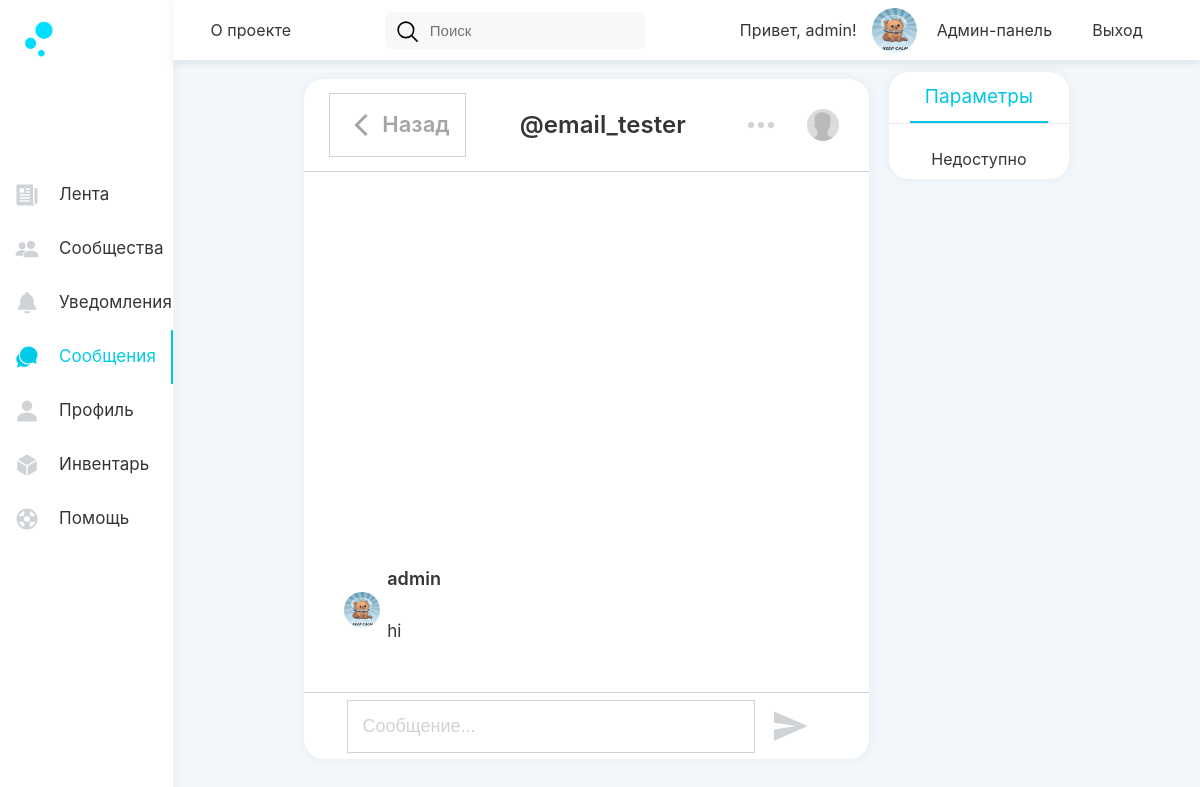
The page /conversations/user/33 (signed in) on the database as committed earlier.
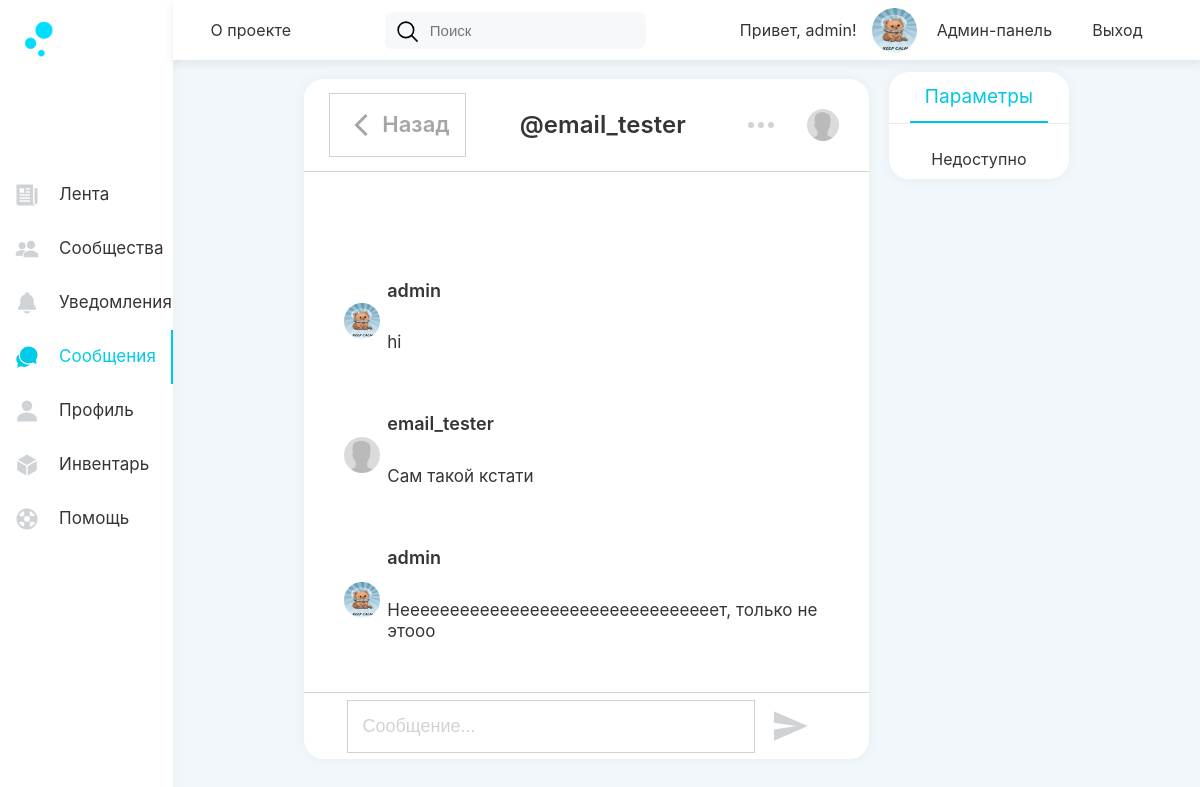
The same page on the database as committed later.
### UserProfile/models.py (models this page shows, shortened)
class Profile(models.Model):
    user = models.OneToOneField(User, on_delete=models.CASCADE)
    about = models.TextField(max_length=500, blank=True)
    birth_date = models.DateField(null=True, blank=True)
    email = models.TextField(max_length=50, blank=True)
    city = models.TextField(max_length=30, blank=True)
    phone = models.TextField(max_length=30, blank=True)
    interests = models.TextField(max_length=500, blank=True)
    avatar = models.ImageField(upload_to=user_directorypath, default='/static/profile.jpg')
    blacklist = models.ManyToManyField(User, related_name='blacklists', blank=True)
    verified = models.BooleanField(default=False)
    last_time_online = models.DateTimeField(default=datetime.now)
    rating = models.FloatField(null=True, blank=True, default=0)
    def get_avatar_url(self):
        if self.avatar is None or str(self.avatar) == "/static/profile.jpg":
            return "/static/aero/profile/img/avatar.jpg"
        return "/media/"+str(self.avatar)
    def last_online_update(self):
        self.last_time_online = datetime.now()
        self.save()

### personal_messages/models.py (models this page shows, shortened)
class DialogMessage(models.Model):
    user = models.ForeignKey(User, on_delete=models.CASCADE)
    text = models.TextField()
    date_time = models.DateTimeField()

### personal_messages/views.py (the view, shortened to what this page needs)
# urls.py: path('user/<int:user_id>', views.DialogPage.as_view(), name='conversation'),
class DialogPage(View):
    def get(self, request, user_id):
        context = dict()
        context['current_app_name'] = "personal_messages"
        if not request.user.is_authenticated:
            return HttpResponseRedirect('/auth/login')
        request.user.profile.last_online_update()
        try:
            user_messaging_with = User.objects.get(pk=user_id)
            context['user_messaging_with'] = user_messaging_with
        except ObjectDoesNotExist:
            template = loader.get_template('personal_messages/user_not_found.html')
            return HttpResponse(template.render(context, request), status=404)
        if request.user.id == user_id:
            return HttpResponseRedirect('/conversations')
        try:
            current_dialog = request.user.dialog_list.dialogs.get(user=user_messaging_with)
        except Dialog.DoesNotExist:
            current_dialog = create_dialog(request.user, user_messaging_with)
        context['messages'] = current_dialog.get_messages_sorted_by_date()
        context['dialog_id'] = current_dialog.id
        context["is_viewer_blacklisted"] = False
        context["is_viewed_blacklisted"] = False
        if user_messaging_with.profile.blacklist.filter(pk=request.user.pk).exists():
            context["is_viewer_blacklisted"] = True
        if request.user.profile.blacklist.filter(pk=user_messaging_with.pk).exists():
            context["is_viewed_blacklisted"] = True
        return render(request, 'personal_messages/aero/dialog_page.html', context)

### UserProfile/models.py (called while the page is built)
@receiver(post_save, sender=Profile)
def create_privacy_settings(sender, instance, created, **kwargs):
    if created:
        PrivacySettings.objects.create(profile=instance)

@receiver(post_save, sender=Profile)
def create_notification_settings(sender, instance, created, **kwargs):
    if created:
        NotificationSettings.objects.create(profile=instance)

@receiver(post_save, sender=Profile)
def create_news_feed_settings(sender, instance, created, **kwargs):
    if created:
        NewsFeedSettings.objects.create(profile=instance)

### coins/models.py (called while the page is built)
@receiver(post_save, sender=Profile)
def create_coin_management(sender, instance, created, **kwargs):
    if created:
        CoinManagement.objects.create(profile=instance)

### personal_messages/models.py (called while the page is built)
    def is_empty(self):
        return len(self.messages.all()) == 0

    def get_messages_sorted_by_date(self):
        if not self.is_empty():
            return self.messages.all().order_by('date_time')
        else:
            return []

### personal_messages/templates/personal_messages/aero/dialog_page.html
{% extends "aero/base_page.html" %}
{% block css %}
<link rel="stylesheet" type="text/css" href="/static/aero/personal_messages/css/dialog.css">
{% endblock %}
{% block main_content %}
<div class="content-columns" id="content-columns">
    <div class="wide-content-column">
        <div class="content-box wide">
            <div class="pm-dialog">
                <div class="pm-dialog-header">
                    <a class="dialog-back" href="/conversations/">
                        <ion-icon name="chevron-back-sharp" class="dialog-back-icon"></ion-icon>
                        <div class="dialog-back-text">
                            Назад
                        </div>
                    </a>
                    <a class="dialog-name" href="/profile/{{ user_messaging_with.username }}">
                        @{{ user_messaging_with.username }}
                    </a>
                    <div class="dialog-options">
                        <ion-icon name="ellipsis-horizontal-sharp" class="dialog-settings-icon"></ion-icon>
                        <img class="dialog-avatar" src="{{ user_messaging_with.profile.get_avatar_url }}">
                    </div>
                </div>
                <div class="pm-dialog-content">
                    {% for message in messages %}
                        <div class="pm-dialog-message">
                            <div class="pm-dialog-message-avatar">
                                <img class="pm-dialog-message-avatar-img" src="{{ message.user.profile.get_avatar_url }}">
                            </div>
                            <div class="pm-dialog-message-info">
                                <div class="pm-dialog-message-info-upper">
                                    {{ message.user }}
                                </div>
                                <div class="pm-dialog-message-info-text">
                                    {{ message.text }}
                                </div>
                            </div>
                        </div>
                    {% endfor %}
                </div>
                <div class="pm-dialog-footer">
                    <div class="dialog-send-block">
                        <input type="text" class="dialog-input" placeholder="Сообщение...">
                        <ion-icon name="send-sharp" class="dialog-send-message-icon"></ion-icon>
                    </div>
                </div>
            </div>
        </div>
    </div>
    <div class="content-column center-text">
        <div class="sticky-content">
            <div class="content-box">
                <div class="content-header">
                    <div class="header">
                        Параметры
                    </div>
                </div>
                <div class="content">
                    <div class="text-content">
                        Недоступно
                    </div>
                </div>
            </div>
        </div>
    </div>
</div>
{% endblock %}

### templates/aero/base_page.html (shortened to what this page needs)
<!doctype html>
<html lang="ru">
  <head>
    <link rel="stylesheet" type="text/css" href="/static/aero/base/css/main.css">
    {% block css %}{% endblock %}
  </head>
  <body>
    <div class="page-container">
        {% include 'aero/base_sidebar_menu.html' %}
        <div class="right-content">
            {% include 'aero/base_upper_menu.html' %}
            <div class="main-content">
                {% block main_content %}
                {% endblock %}
            </div>
        </div>
    </div>
  </body>
</html>

### templates/aero/base_sidebar_menu.html
<div class="left-content">
    <div class="sidebar">
        <div class="sidebar-logo">
            <img width="48" height="48" src="/static/aero/base/img/logo.png"/>
        </div>
        <div class="left-menu-element-list">
            {% if current_app_name == "news_feed" %}
            <a class="left-menu-link active" href="/">
                <ion-icon name="newspaper-sharp" class="left-menu-icon active"></ion-icon>
                <div class="left-menu-element active">Лента</div>
            </a>
            {% else %}
            <a class="left-menu-link" href="/">
                <ion-icon name="newspaper-sharp" class="left-menu-icon"></ion-icon>
                <div class="left-menu-element">Лента</div>
            </a>
            {% endif %}
            <a class="left-menu-link" href="/groups/">
                <ion-icon name="people-sharp" class="left-menu-icon"></ion-icon>
                <div class="left-menu-element">Сообщества</div>
            </a>
            <a class="left-menu-link" href="/notifications/">
                <ion-icon name="notifications-sharp" class="left-menu-icon"></ion-icon>
                <div class="left-menu-element">Уведомления</div>
            </a>
            {% if current_app_name == "personal_messages" %}
            <a class="left-menu-link active" href="/conversations/">
                <ion-icon name="chatbubbles-sharp" class="left-menu-icon active"></ion-icon>
                <div class="left-menu-element active">Сообщения</div>
            </a>
            {% else %}
            <a class="left-menu-link" href="/conversations/">
                <ion-icon name="chatbubbles-sharp" class="left-menu-icon"></ion-icon>
                <div class="left-menu-element">Сообщения</div>
            </a>
            {% endif %}
            {% if current_app_name == "profile" %}
            <a class="left-menu-link active" href="/profile/">
                <ion-icon name="person-sharp" class="left-menu-icon active"></ion-icon>
                <div class="left-menu-element active">Профиль</div>
            </a>
            {% else %}
            <a class="left-menu-link" href="/profile/">
                <ion-icon name="person-sharp" class="left-menu-icon"></ion-icon>
                <div class="left-menu-element">Профиль</div>
            </a>
            {% endif %}
            <a class="left-menu-link" href="/inventory/">
                <ion-icon name="cube-sharp" class="left-menu-icon"></ion-icon>
                <div class="left-menu-element">Инвентарь</div>
            </a>
            <a class="left-menu-link" href="#">
                <ion-icon name="help-buoy-sharp" class="left-menu-icon"></ion-icon>
                <div class="left-menu-element">Помощь</div>
            </a>
        </div>
    </div>
</div>

### templates/aero/base_upper_menu.html
<div class="upper-menu">
    <div class="about">
        О проекте
    </div>
    <div class="search">
        <input type="text" class="search-box" placeholder="Поиск">
    </div>
    <div class="profile">
        {% if request.user.is_authenticated %}
        <div class="upper-profile-menu">
            Привет, {{ request.user }}!
        </div>
        <img class="menu-profile-img" src="{{ user.profile.get_avatar_url }}"/>
        {% if request.user.is_staff %}
        <a class="upper-menu-link" href="/admin">Админ-панель</a>
        {% endif %}
        <a class="upper-menu-link" href="/auth/logout">Выход</a>
        {% else %}
        <a class="upper-menu-link" href="/auth/login">Вход</a>
        <a class="upper-menu-link" href="/auth/register">Регистрация</a>
        {% endif %}
    </div>
</div>

### static/aero/base/css/main.css (style rules this page uses)
html, body { height: 100%; font-size: 14px; color: #353535; line-height: 1.45; }
body { background-color: #f2f7fb; margin: 0; font-family: -apple-system,BlinkMacSystemFont,Roboto,Open Sans,Helvetica Neue,"Noto Sans Armenian","Noto Sans Bengali","Noto Sans Cherokee","Noto Sans Devanagari","Noto Sans Ethiopic","Noto Sans Georgian","Noto Sans Hebrew","Noto Sans Kannada","Noto Sans Khmer","Noto Sans Lao","Noto Sans Osmanya","Noto Sans Tamil","Noto Sans Telugu","Noto Sans Thai",sans-serif; font-weight: 400; line-height: 1.25; letter-spacing: 0.005em; font-stretch: condensed; }
a { color: #353535; text-decoration: none; }
.page-container { display: flex; flex-direction: row; align-items: stretch; }
.left-content { flex-grow: 1; flex-basis: 14.28%; display: flex; background-color: #ffffff; box-shadow: 2px 0px 10px 0px rgba(92, 92, 92, 0.05); z-index: 1020; }
.sidebar { display: flex; flex-direction: column; align-self: flex-start; width: 100%; height: 100vh; position: sticky; top: 0 !important; }
.left-menu-element-list { display: flex; flex-direction: column; padding-top: 50%; }
.left-menu-link { text-decoration: none; display: flex; align-items: center; font-size: 17px; }
.left-menu-icon { color: #d0d3d6; padding-top: 15px; padding-bottom: 15px; margin-left: 15px; text-decoration: none; vertical-align: middle !important; font-size: 24px; }
.left-menu-element { color: #353535; padding-top: 10px; padding-bottom: 10px; margin-left: 20px; margin-right: 1px; text-decoration: none; }
.left-menu-link.active { color: #00ccea; border: 0; border-right: 2px solid #00ccea; border-style: solid; }
.left-menu-icon.active { color: #00ccea; }
.left-menu-element.active { color: #00ccea; }
.sidebar-logo { padding: 15px; }
.upper-menu { background-color: #ffffff; width: 100%; height: 7.5vh; display: flex; flex-direction: row; justify-content: space-around; align-items: center; box-shadow: 0px 3px 7px 1px rgba(92, 92, 92, 0.1); top: 0 !important; position: sticky; z-index: 1020; }
.upper-menu-link { display: block; text-decoration: none; color: #353535; padding-left: 20px; padding-right: 20px; }
.about { color: #353535; flex-grow: 1; padding-left: 15px; padding-right: 15px; text-align: center; font-weight: 400; font-size: 16px; }
.search { flex-grow: 2; padding-left: 15px; padding-right: 15px; }
.search-box { width: 60%; padding: 1.25vh 1.25vh; background-color: #f7f8fa; display: block; margin : 0 auto; border: 0px; border-radius: 7px; background-image: url('/static/aero/base/img/search-outline.svg'); background-position: 10px 7.5px; background-repeat: no-repeat; padding-left: 45px; outline: none; font-size: 15px; }
.profile { flex-grow: 1; display: flex; padding-left: 15px; padding-right: 15px; text-align: center; color: #353535; display: flex; align-items: center; justify-content: center; font-size: 16px; }
.menu-profile-img { border-radius: 22.5px; margin-left: 15px; width: 45px; height: 45px; }
.right-content { flex-grow: 6; flex-basis: 85.71%; }
.content-columns { top: 8vh; position: sticky; display: flex; justify-content: center; width: 100%; }
.content-column { flex-grow: 0; flex-basis: 17.5%; margin-left: 10px; margin-right: 10px; justify-content: center; top: 8vh; position: sticky; }
.wide-content-column { flex-grow: 0; flex-basis: 55%; margin-left: 10px; margin-right: 10px; justify-content: center; top: 8vh; position: sticky; }
.content-column.center-text { text-align: center; }
.sticky-content { top: 9vh; position: sticky; }
.content-box { border-radius: 20px; background-color: white; margin-top: 10px; margin-bottom: 10px; min-height: 10vh; -webkit-box-shadow: 0px 0px 9px 3px rgba(0,0,0,0.03); -moz-box-shadow: 0px 0px 9px 3px rgba(0,0,0,0.03); box-shadow: 0px 0px 9px 3px rgba(0,0,0,0.03); }
.content-box.wide { margin-top: 19px; }
.content-header { display: flex; padding-right: 20px; padding-left: 20px; justify-content: space-around; font-size: 19px; margin-bottom: 15px; border-bottom: 1px solid #eaeaea; }
.header { padding-left: 15px; padding-right: 15px; padding-top: 12.5px; padding-bottom: 12.5px; color: #00c5e4; border-bottom: 2px solid #00c5e4; }
.content { padding-left: 15px; padding-right: 15px; font-size: 16px; }
.content .text-content { padding-top: 10px; padding-bottom: 10px; }

Rows that differ between the two databases and show on the page:
added DialogMessage: shows a picture, user "email_tester", text "Сам такой кстати"
added DialogMessage: user.profile.get_avatar_url (picture), user "admin", text "Неееееееееееееееееееееееееееееееет, только не этооо"
